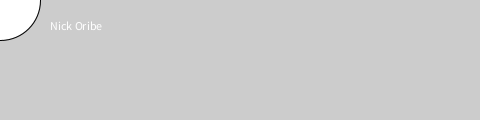
Frame 1 (no input)
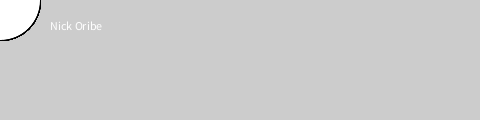
Frame 60 (the mouse pressed at the canvas centre just before this capture)
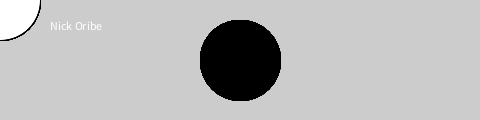
Frame 120 (the mouse held since frame 60 and released just before this capture)

The Processing sketch that drew these frames (run headless with seeded random() and noise(); from frame 60 on, the mouse is pressed at the canvas centre):

// Processing sketch: processing_79654
// ── processing_79654.pde

void setup() {

size(480, 120);

smooth();

text ("Nick Oribe", 50, 30);

fill(0, 102, 153, 51);

}
void draw() {

if (mousePressed) {

fill(0);

} else {

fill(255);

}

ellipse(mouseX, mouseY, 80, 80);

}
